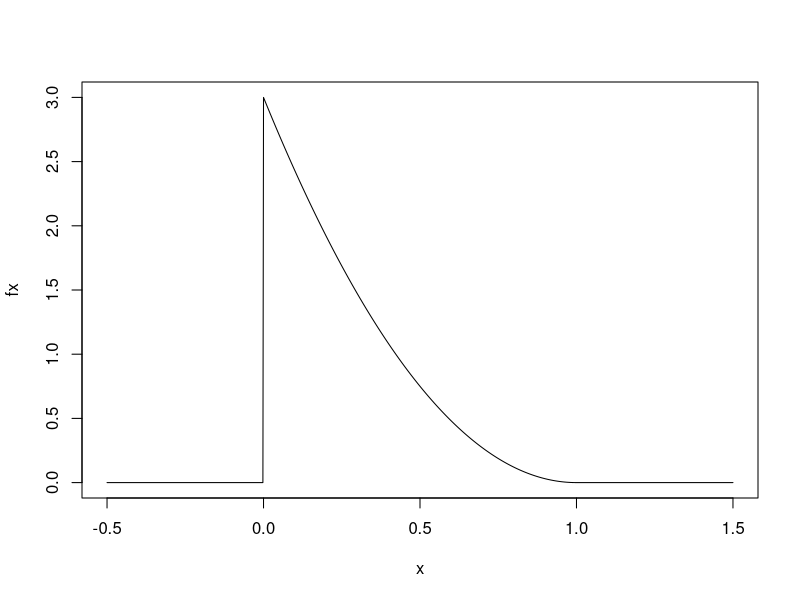
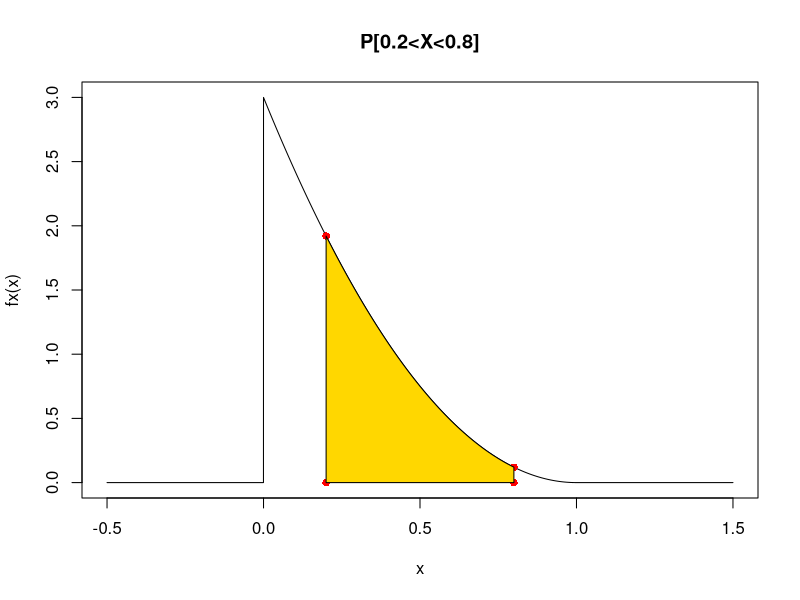

R code for these plots, in order:
## ---- chunk 1
knitr::opts_chunk$set(echo = TRUE)
## ---- chunk 2
quantos<-200
prob1<-0.4
prob_1i<-pbinom(100,quantos,prob1,lower.tail = FALSE)
round(prob_1i,4)
## ---- chunk 3
simula1<-rbinom(10000,size=quantos,prob = prob1)
mean(simula1>100)
## ---- chunk 4
round(ppois(3, lambda = 3.1),4)
## ---- chunk 5
# 1 - ppois(21, lambda = 21) OU
round(ppois(21, lambda = 21.7, lower.tail = FALSE), 4)
## ---- chunk 6
# Parâmetros de Z - n=7 (dias) e p = ? 

#(Probabilidade de, em 7 dias, a procura diária é no máximo 3)
p_X1 <- ppois(3, 3.1)  
p_X1                     # a)
## ---- chunk 7
pbinom(4, size = 7, prob = p_X1)
## ---- chunk 8
#Em primeiro lugar definir a função
fx = function(x){(x< 0)*0 +(0<=x & x<=1)*(3*(1-x)^2)+(x>1)*0}
## ---- chunk 9
# Criar o gráfico em causa
# curve(f_x,n=10001,from=0,to=1) OU
plot(fx, -0.5, 1.5,xlim=c(-0.5,1.5),n=1001)
## ---- chunk 10
curve(fx,n=10001,from=-0.5,to=1.5, main="P[0.2<X<0.8]")

#Para vermos graficamente a área em causa
points(x = c(0.2,0.8,0.8,0.2),
       y = c(0,0,fx(0.8),fx(0.2)),
       pch = 16,
       col = "red")

pontos<- seq(0.2,0.8,0.01)
cord.x <- c(0.2,pontos,0.8)
cord.y <- c(0,fx(pontos),0)
polygon(cord.x,cord.y,col='gold')

#A probabilidade pedida usando a função **integrate**:
prob <- integrate(fx, 0.2, 0.8, abs.tol = TRUE)
prob$value
## ---- chunk 11
# Para sabermos o consumo médio mensal, calculamos o E(X)

# Temos que criar uma nova função dado que, para calcular o valores esperado, precisamos 
# de ter o x a multiplicar pela função:
xf_x <- function(x){(x< 0)*0 +(0<=x & x<=1)*(x*(3*(1-x)^2))+(x>1)*0}


# Depois disto podemos calcular o integral da nova função para ter o valor esperado:
E_X=integrate(xf_x, 0, 1)
round(E_X$value, 4)
